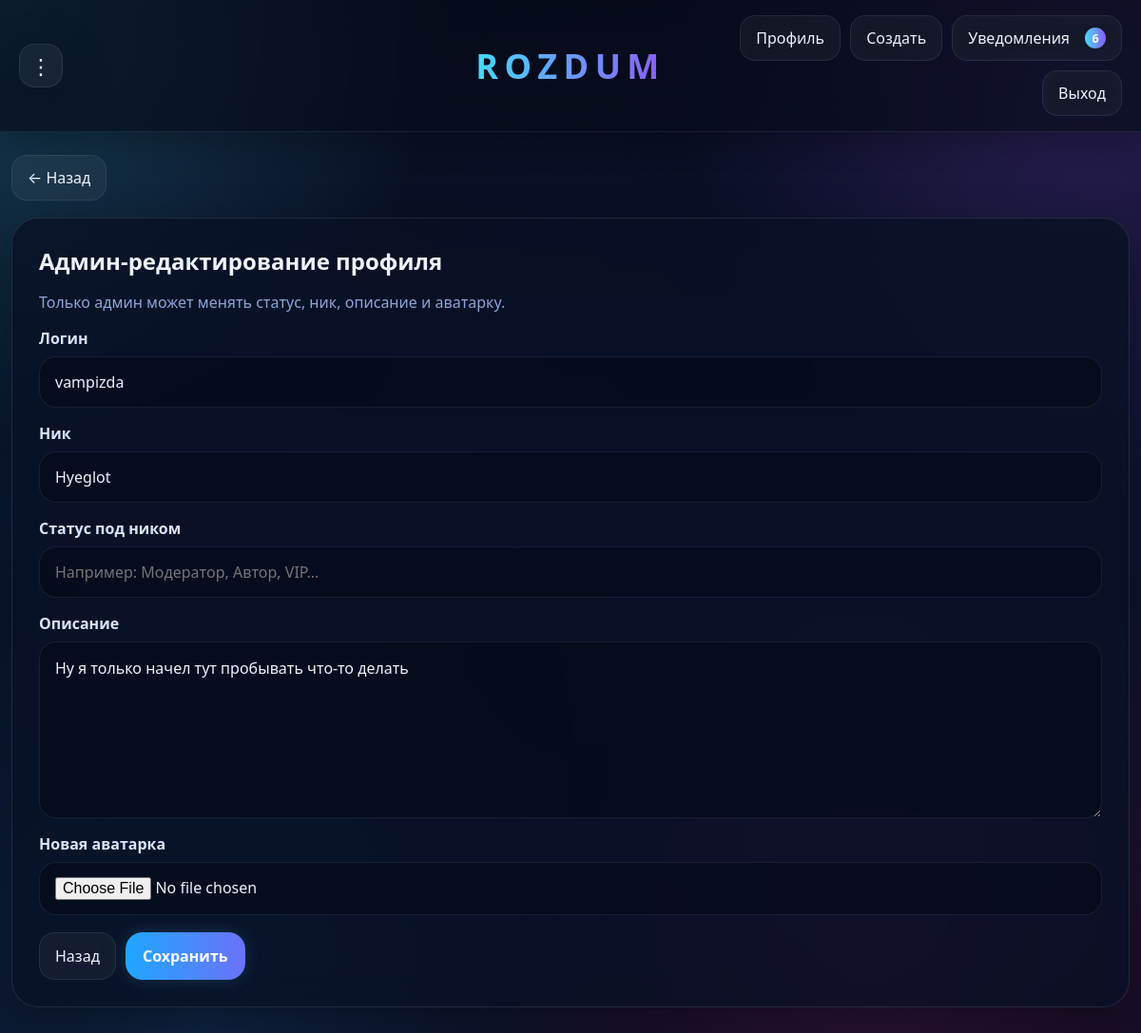
The app's page /admin/profile/vampizda (signed in) with its own data.
### app.py (models this page shows)
class User(UserMixin, db.Model):
    id = db.Column(db.Integer, primary_key=True)
    username = db.Column(db.String(80), unique=True, nullable=False, index=True)
    nickname = db.Column(db.String(80), nullable=False)
    password = db.Column(db.String(255), nullable=False)
    avatar = db.Column(db.String(255), default="")
    bio = db.Column(db.Text, default="")
    status = db.Column(db.String(120), default="")
    is_admin = db.Column(db.Boolean, default=False)
    is_banned = db.Column(db.Boolean, default=False)
    last_seen = db.Column(db.DateTime, default=datetime.utcnow, nullable=False)
    created_at = db.Column(db.DateTime, default=datetime.utcnow, nullable=False)

### app.py (the view, shortened to what this page needs)
@app.route("/admin/profile/<username>", methods=["GET", "POST"])
@login_required
def admin_edit_profile(username):
    if not current_user.is_admin:
        flash("Только админ может редактировать чужие профили.")
        return redirect(url_for("forum"))
    user = User.query.filter_by(username=username.strip().lower()).first_or_404()
    return render_template("admin_edit_profile.html", user=user)

### app.py (called while the page is built)
@login_manager.user_loader
def load_user(user_id):
    return User.query.get(int(user_id))

@app.context_processor
def inject_globals():
    unread = 0
    if current_user.is_authenticated:
        unread = Notification.query.filter_by(user_id=current_user.id, is_read=False).count()
    return {
        "unread_notifications_count": unread,
        "reactions_list": REACTIONS,
        "is_online": is_online,
    }

@app.before_request
def update_last_seen():
    if request.endpoint == "static":
        return
    if current_user.is_authenticated:
        if current_user.is_banned:
            logout_user()
            flash("Ваш аккаунт заблокирован.")
            return redirect(url_for("login"))
        current_user.last_seen = datetime.utcnow()
        db.session.commit()

### templates/admin_edit_profile.html (shortened to what this page needs)
{% extends "base.html" %}
{% block content %}
<div class="back-row">
    <a class="back-btn" href="{{ url_for('profile', username=user.username) }}">← Назад</a>
</div>
<section class="form-card card">
    <h1>Админ-редактирование профиля</h1>
    <p class="muted">Только админ может менять статус, ник, описание и аватарку.</p>
    <form method="POST" enctype="multipart/form-data">
        <div class="field">
            <label>Логин</label>
            <input type="text" value="{{ user.username }}" disabled>
        </div>
        <div class="field">
            <label>Ник</label>
            <input type="text" name="nickname" value="{{ user.nickname }}" required>
        </div>
        <div class="field">
            <label>Статус под ником</label>
            <input type="text" name="status" value="{{ user.status }}" placeholder="Например: Модератор, Автор, VIP...">
        </div>
        <div class="field">
            <label>Описание</label>
            <textarea name="bio" rows="6">{{ user.bio }}</textarea>
        </div>
        <div class="field">
            <label class="file-label">Новая аватарка</label>
            <input type="file" name="avatar" accept="image/*">
        </div>
        <div class="form-actions">
            <a class="btn-ghost" href="{{ url_for('profile', username=user.username) }}">Назад</a>
            <button class="btn-primary" type="submit">Сохранить</button>
        </div>
    </form>
</section>
{% endblock %}

### static/style.css (style rules this page uses)
:root { --bg:#050816; --bg2:#07112a; --card:rgba(9, 16, 36, 0.76); --card2:rgba(11, 22, 48, 0.88); --border:rgba(255,255,255,0.10); --text:#edf4ff; --muted:#8da5d6; --cyan:#46d9ff; --blue:#1ea7ff; --violet:#8b5cf6; --pink:#ff4fd8; --shadow:0 18px 50px rgba(0,0,0,.34); --radius:28px; }
* { box-sizing:border-box; }
html, body { min-height:100%; }
body { margin:0; font-family:system-ui,-apple-system,BlinkMacSystemFont,"Segoe UI",sans-serif; color:var(--text); background: linear-gradient(180deg, #050816 0%, #06122a 48%, #050816 100%); overflow-x:hidden; }
body::before { content:""; position:fixed; inset:-15%; background: radial-gradient(circle at 10% 10%, rgba(70,217,255,.24), transparent 26%), radial-gradient(circle at 85% 18%, rgba(139,92,246,.20), transparent 24%), radial-gradient(circle at 70% 78%, rgba(255,79,216,.14), transparent 28%), radial-gradient(circle at 25% 86%, rgba(30,167,255,.16), transparent 28%); animation: drift 18s ease-in-out infinite alternate; z-index:-2; }
body::after { content:""; position:fixed; inset:0; background:linear-gradient(120deg, rgba(70,217,255,.05), rgba(139,92,246,.05), rgba(255,79,216,.05)); opacity:.8; z-index:-1; animation:hue 24s linear infinite; }
a { color:inherit; text-decoration:none; }
button, input, textarea { font:inherit; }
.nav-btn, .btn-ghost, .small-btn { display:inline-flex; align-items:center; justify-content:center; gap:8px; padding:12px 16px; border-radius:16px; border:1px solid rgba(255,255,255,.08); background:rgba(255,255,255,.05); transition:.28s ease; backdrop-filter:blur(10px); }
.card { background:var(--card); border:1px solid var(--border); border-radius:var(--radius); box-shadow:var(--shadow); backdrop-filter:blur(18px); }
.auth-promo, .auth-card, .form-card, .hero-strip, .profile-hero, .topic-page, .comments-section { padding:28px; }
.auth-card h2, .form-card h1, .hero-strip h1, .profile-hero h1, .topic-page h1, .section-title h1 { margin-top:0; margin-bottom:12px; }
.muted { color:var(--muted); }
.field { display:grid; gap:8px; margin-bottom:16px; }
.field label, .file-label { font-weight:700; color:#d8e5ff; }
input[type="text"], input[type="password"], input[type="file"], textarea { width:100%; padding:15px 16px; border-radius:18px; border:1px solid rgba(255,255,255,.08); background:rgba(4, 10, 24, .58); color:var(--text); outline:none; transition:.25s ease; }
textarea { resize:vertical; min-height:120px; line-height:1.6; }
.btn-primary { display:inline-flex; align-items:center; justify-content:center; padding:14px 18px; border:none; border-radius:18px; color:#fff; font-weight:800; cursor:pointer; background:linear-gradient(90deg, var(--blue), var(--violet), var(--pink)); background-size:280% 100%; transition:.25s ease; animation:btnFlow 8s linear infinite; box-shadow:0 0 18px rgba(70,217,255,.16); }
.post-actions, .comment-actions, .profile-actions, .form-actions { display:flex; gap:10px; flex-wrap:wrap; margin-top:18px; }
.back-row { margin-bottom:18px; }
.back-btn { display:inline-flex; align-items:center; gap:8px; padding:12px 16px; border-radius:16px; border:1px solid rgba(255,255,255,.08); background:rgba(255,255,255,.05); color:var(--text); text-decoration:none; transition:.25s ease; backdrop-filter:blur(10px); }
html, body { max-width: 100%; overflow-x: hidden; }
body { -webkit-text-size-adjust: 100%; text-size-adjust: 100%; }
.page, .topbar, .card, .auth-standalone, .auth-grid, .hero-strip, .profile-hero, .form-card, .topic-page, .comments-section, .search-box, .topics-grid, .stats-grid { max-width: 100%; }
* { -webkit-tap-highlight-color: transparent; }
button, a, input, textarea, select { touch-action: manipulation; }
button, .nav-btn, .btn-primary, .btn-ghost, .small-btn, .back-btn { min-width: 44px; }
body { overflow-x: hidden; }

### records on screen
User: username "vampizda", nickname "Hyeglot", bio "Ну я только начел тут пробывать что-то делать"

### other values on screen
{{ unread_notifications_count }} "6"
